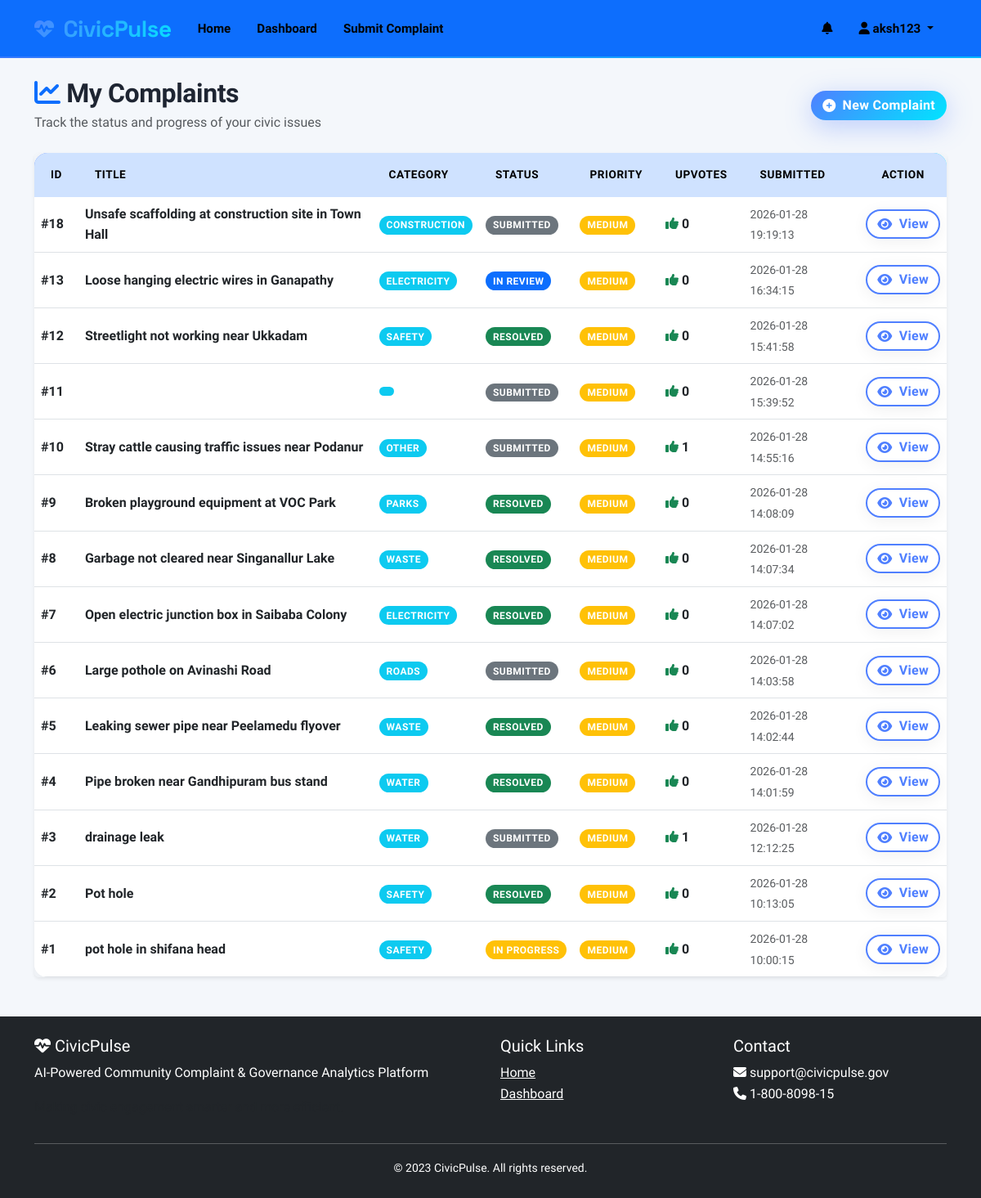
The app's page /dashboard (signed in) with its own data.
### tables this page shows
CREATE TABLE complaints (
                    id INTEGER PRIMARY KEY AUTOINCREMENT,
                    user_id INTEGER NOT NULL,
                    title TEXT NOT NULL,
                    description TEXT NOT NULL,
                    category TEXT NOT NULL,
                    subcategory TEXT,
                    location TEXT NOT NULL,
                    latitude REAL,
                    longitude REAL,
                    image_path TEXT,
                    status TEXT DEFAULT 'Submitted',
                    priority TEXT DEFAULT 'Medium',
                    upvotes INTEGER DEFAULT 0,
                    department TEXT,
                    created_at TIMESTAMP DEFAULT CURRENT_TIMESTAMP,
                    updated_at TIMESTAMP DEFAULT CURRENT_TIMESTAMP,
                    resolved_at TIMESTAMP,
                    FOREIGN KEY (user_id) REFERENCES users (id)
                );

### app.py (the view)
@app.route('/dashboard')
def dashboard():
    if 'user_id' not in session:
        return redirect(url_for('login'))
    with db.get_connection() as conn:
        cursor = conn.cursor()
        cursor.execute('''
            SELECT * FROM complaints
            WHERE user_id = ?
            ORDER BY created_at DESC
        ''', (session['user_id'],))
        user_complaints = cursor.fetchall()
    return render_template('dashboard.html', complaints=user_complaints)

### database.py (called while the page is built)
    def get_connection(self):
        return sqlite3.connect(self.db_name)

### templates/dashboard.html (shortened to what this page needs)
{% extends "base.html" %}
{% block content %}
<div class="row mb-4 align-items-center">
    <div class="col-md-8">
        <h2 class="fw-bold mb-1">
            <i class="fas fa-chart-line text-primary"></i> My Complaints
        </h2>
        <p class="text-muted mb-0">
            Track the status and progress of your civic issues
        </p>
    </div>
    <div class="col-md-4 text-end">
        <a href="{{ url_for('submit_complaint') }}"
           class="btn btn-primary btn-lg">
            <i class="fas fa-plus-circle"></i> New Complaint
        </a>
    </div>
</div>
{% if complaints %}
<div class="table-responsive shadow-sm rounded">
    <table class="table table-hover align-middle mb-0">
        <thead class="table-primary">
            <tr>
                <th>ID</th>
                <th>Title</th>
                <th>Category</th>
                <th>Status</th>
                <th>Priority</th>
                <th>Upvotes</th>
                <th>Submitted</th>
                <th class="text-center">Action</th>
            </tr>
        </thead>
        <tbody>
            {% for complaint in complaints %}
            <tr>
                <td><strong>#{{ complaint[0] }}</strong></td>
                <td class="fw-bold">
                    {{ complaint[2] }}
                </td>
                <td>
                    <span class="badge bg-info">
                        {{ complaint[4] }}
                    </span>
                </td>
                <td>
                    {% if complaint[10] == 'Resolved' %}
                        <span class="badge bg-success">{{ complaint[10] }}</span>
                    {% elif complaint[10] == 'In Progress' %}
                        <span class="badge bg-warning">{{ complaint[10] }}</span>
                    {% elif complaint[10] == 'In Review' %}
                        <span class="badge bg-primary">{{ complaint[10] }}</span>
                    {% else %}
                        <span class="badge bg-secondary">{{ complaint[10] }}</span>
                    {% endif %}
                </td>
                <td>
                    {% if complaint[11] == 'High' %}
                        <span class="badge bg-danger">{{ complaint[11] }}</span>
                    {% elif complaint[11] == 'Medium' %}
                        <span class="badge bg-warning">{{ complaint[11] }}</span>
                    {% else %}
                        <span class="badge bg-success">{{ complaint[11] }}</span>
                    {% endif %}
                </td>
                <td>
                    <i class="fas fa-thumbs-up text-success"></i>
                    <strong>{{ complaint[12] }}</strong>
                </td>
                <td>
                    <small class="text-muted">
                        {{ complaint[14] | default('N/A') }}
                    </small>
                </td>
                <td class="text-center">
                    <a href="{{ url_for('complaint_detail', id=complaint[0]) }}"
                       class="btn btn-sm btn-outline-primary">
                        <i class="fas fa-eye"></i> View
                    </a>
                </td>
            </tr>
            {% endfor %}
        </tbody>
    </table>
</div>
{% endif %}
{% endblock %}

### static/css/style.css (style rules this page uses)
:root { --primary-blue: #4F7FFF; --primary-light: #6B95FF; --primary-dark: #3D66E6; --accent-cyan: #00E5FF; --accent-teal: #00D9C4; --accent-purple: #A78BFA; --success: #10D9B0; --warning: #FFB84D; --danger: #FF6B6B; --info: #4FC3F7; --white: #FFFFFF; --light-100: #F8FAFE; --light-200: #F0F4FB; --gray-100: #E8EDF7; --gray-200: #D1DAE8; --gray-300: #B0BBC9; --gray-400: #8B96A6; --gray-600: #5A6878; --dark: #1E2532; --glass-white: rgba(255, 255, 255, 0.95); --glass-light: rgba(255, 255, 255, 0.85); --glass-medium: rgba(255, 255, 255, 0.75); --glass-soft: rgba(255, 255, 255, 0.65); --glass-border: rgba(255, 255, 255, 0.5); --glass-border-light: rgba(255, 255, 255, 0.3); --shadow-soft: 0 4px 20px rgba(0, 0, 0, 0.06); --shadow-medium: 0 8px 32px rgba(0, 0, 0, 0.08); --shadow-large: 0 16px 48px rgba(0, 0, 0, 0.12); --shadow-xl: 0 24px 64px rgba(0, 0, 0, 0.16); --shadow-glow-blue: 0 8px 32px rgba(79, 127, 255, 0.35); --shadow-glow-cyan: 0 8px 32px rgba(0, 229, 255, 0.35); --shadow-glow-purple: 0 8px 32px rgba(167, 139, 250, 0.35); --gradient-primary: linear-gradient(135deg, #4F7FFF 0%, #6B95FF 100%); --gradient-vibrant: linear-gradient(135deg, #4F7FFF 0%, #00E5FF 100%); --gradient-ocean: linear-gradient(135deg, #00D9C4 0%, #4FC3F7 100%); --gradient-sunset: linear-gradient(135deg, #FF8A5B 0%, #FFB84D 100%); --gradient-purple: linear-gradient(135deg, #A78BFA 0%, #C4B5FD 100%); --gradient-success: linear-gradient(135deg, #10D9B0 0%, #34E5C8 100%); --gradient-rainbow: linear-gradient(135deg, #4F7FFF 0%, #A78BFA 25%, #00E5FF 50%, #10D9B0 75%, #FFB84D 100%); }
* { margin: 0; padding: 0; box-sizing: border-box; }
html { scroll-behavior: smooth; }
body { font-family: 'Sora', -apple-system, BlinkMacSystemFont, 'Segoe UI', sans-serif; color: var(--dark); line-height: 1.6; overflow-x: hidden; -webkit-font-smoothing: antialiased; -moz-osx-font-smoothing: grayscale; }
.btn { font-family: 'Sora', sans-serif; font-weight: 600; font-size: 1rem; padding: 0.875rem 2rem; border-radius: 16px; border: none; transition: all 0.3s cubic-bezier(0.4, 0, 0.2, 1); position: relative; overflow: hidden; cursor: pointer; display: inline-flex; align-items: center; gap: 0.5rem; text-transform: none; letter-spacing: 0.3px; }
.btn-primary { background: var(--gradient-vibrant); color: white; box-shadow: var(--shadow-glow-blue); }
.btn-primary::before { content: ''; position: absolute; top: 50%; left: 50%; width: 0; height: 0; border-radius: 50%; background: rgba(255, 255, 255, 0.25); transform: translate(-50%, -50%); transition: width 0.5s ease, height 0.5s ease; }
.btn-outline-primary { background: white; color: var(--primary-blue); box-shadow: var(--shadow-soft), inset 0 0 0 2px var(--primary-blue); }
.badge { padding: 0.5rem 1rem; border-radius: 12px; font-weight: 600; font-size: 0.85rem; letter-spacing: 0.3px; display: inline-flex; align-items: center; gap: 0.5rem; }
.table { border-radius: 16px; overflow: hidden; box-shadow: var(--shadow-soft); }
.table thead { background: var(--gradient-vibrant); color: white; }
.table thead th { border: none; padding: 1rem 1.25rem; font-weight: 600; }
.table tbody tr { transition: all 0.3s ease; }
.badge { font-size: 0.65rem; font-weight: 700; padding: 0.35em 0.65em; text-transform: uppercase; letter-spacing: 0.5px; }

### templates/dashboard.html (style rules this page uses)
body { background: #f4f7fb; }
h2 { letter-spacing: -0.4px; }
.table { background: #fff; border-radius: 16px; overflow: hidden; }
thead th { font-size: 0.85rem; text-transform: uppercase; letter-spacing: 0.04em; font-weight: 600; }
tbody tr { transition: all 0.25s ease; }
.badge { border-radius: 12px; padding: 0.45em 0.75em; font-size: 0.75rem; }
.btn { border-radius: 30px; padding: 6px 14px; transition: all 0.3s ease; }

### records on screen
complaints: id "18", title "Unsafe scaffolding at construction site in Town Hall", category "CONSTRUCTION", status "SUBMITTED", priority "MEDIUM", upvotes "0", created_at "2026-01-28 19:19:13"
complaints: id "13", title "Loose hanging electric wires in Ganapathy", category "ELECTRICITY", status "IN REVIEW", priority "MEDIUM", upvotes "0", created_at "2026-01-28 16:34:15"
complaints: id "12", title "Streetlight not working near Ukkadam", category "SAFETY", status "RESOLVED", priority "MEDIUM", upvotes "0", created_at "2026-01-28 15:41:58"
complaints: id "11", status "SUBMITTED", priority "MEDIUM", upvotes "0", created_at "2026-01-28 15:39:52"
complaints: id "10", title "Stray cattle causing traffic issues near Podanur", category "OTHER", status "SUBMITTED", priority "MEDIUM", upvotes "1", created_at "2026-01-28 14:55:16"
complaints: id "9", title "Broken playground equipment at VOC Park", category "PARKS", status "RESOLVED", priority "MEDIUM", upvotes "0", created_at "2026-01-28 14:08:09"
complaints: id "8", title "Garbage not cleared near Singanallur Lake", category "WASTE", status "RESOLVED", priority "MEDIUM", upvotes "0", created_at "2026-01-28 14:07:34"
complaints: id "7", title "Open electric junction box in Saibaba Colony", category "ELECTRICITY", status "RESOLVED", priority "MEDIUM", upvotes "0", created_at "2026-01-28 14:07:02"
complaints: id "6", title "Large pothole on Avinashi Road", category "ROADS", status "SUBMITTED", priority "MEDIUM", upvotes "0", created_at "2026-01-28 14:03:58"
complaints: id "5", title "Leaking sewer pipe near Peelamedu flyover", category "WASTE", status "RESOLVED", priority "MEDIUM", upvotes "0", created_at "2026-01-28 14:02:44"
complaints: id "4", title "Pipe broken near Gandhipuram bus stand", category "WATER", status "RESOLVED", priority "MEDIUM", upvotes "0", created_at "2026-01-28 14:01:59"
complaints: id "3", title "drainage leak", category "WATER", status "SUBMITTED", priority "MEDIUM", upvotes "1", created_at "2026-01-28 12:12:25"
complaints: id "2", title "Pot hole", category "SAFETY", status "RESOLVED", priority "MEDIUM", upvotes "0", created_at "2026-01-28 10:13:05"
complaints: id "1", title "pot hole in shifana head", category "SAFETY", status "IN PROGRESS", priority "MEDIUM", upvotes "0", created_at "2026-01-28 10:00:15"

### other values on screen
{{ session['username'] }} "aksh123"
